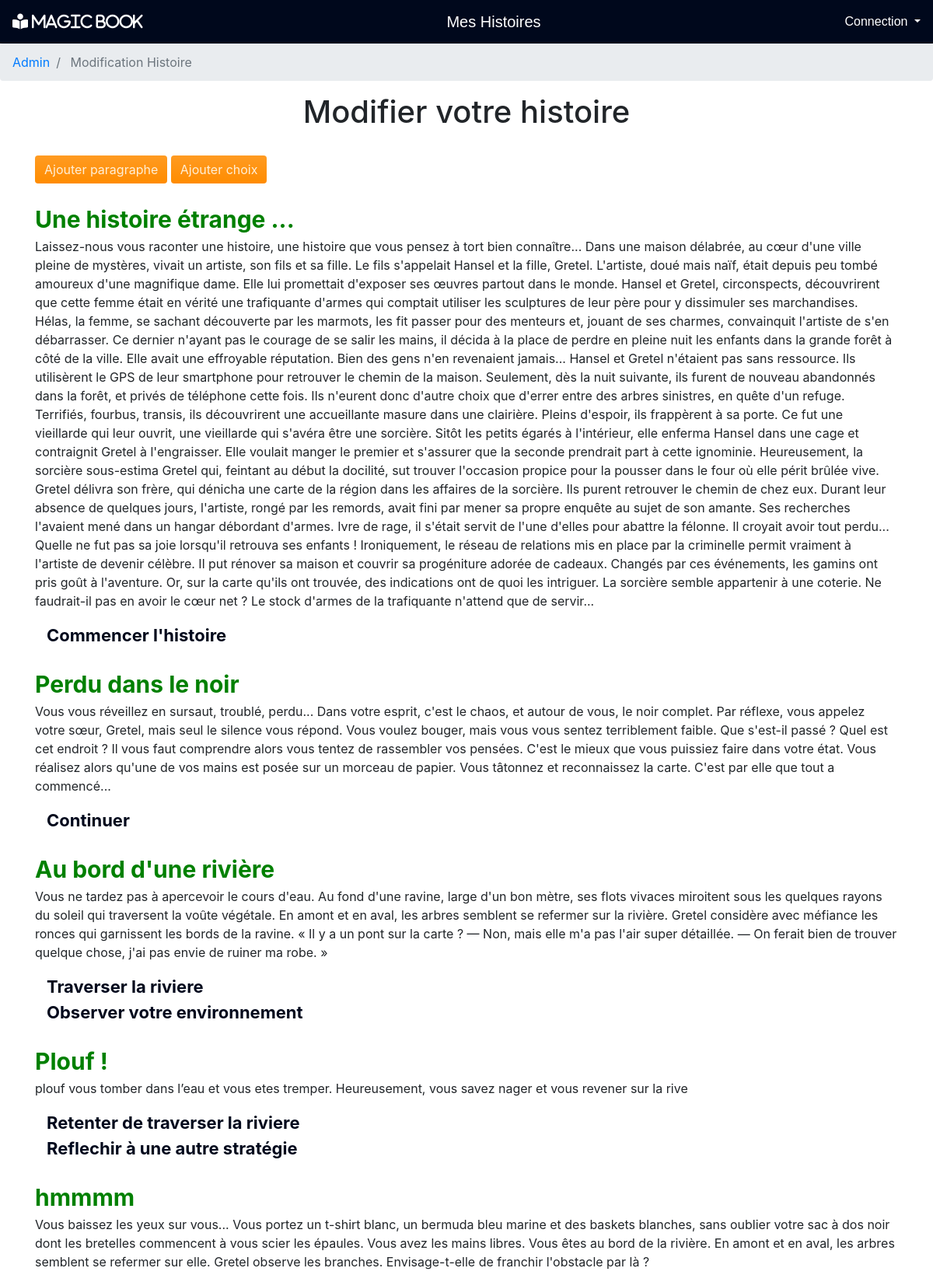
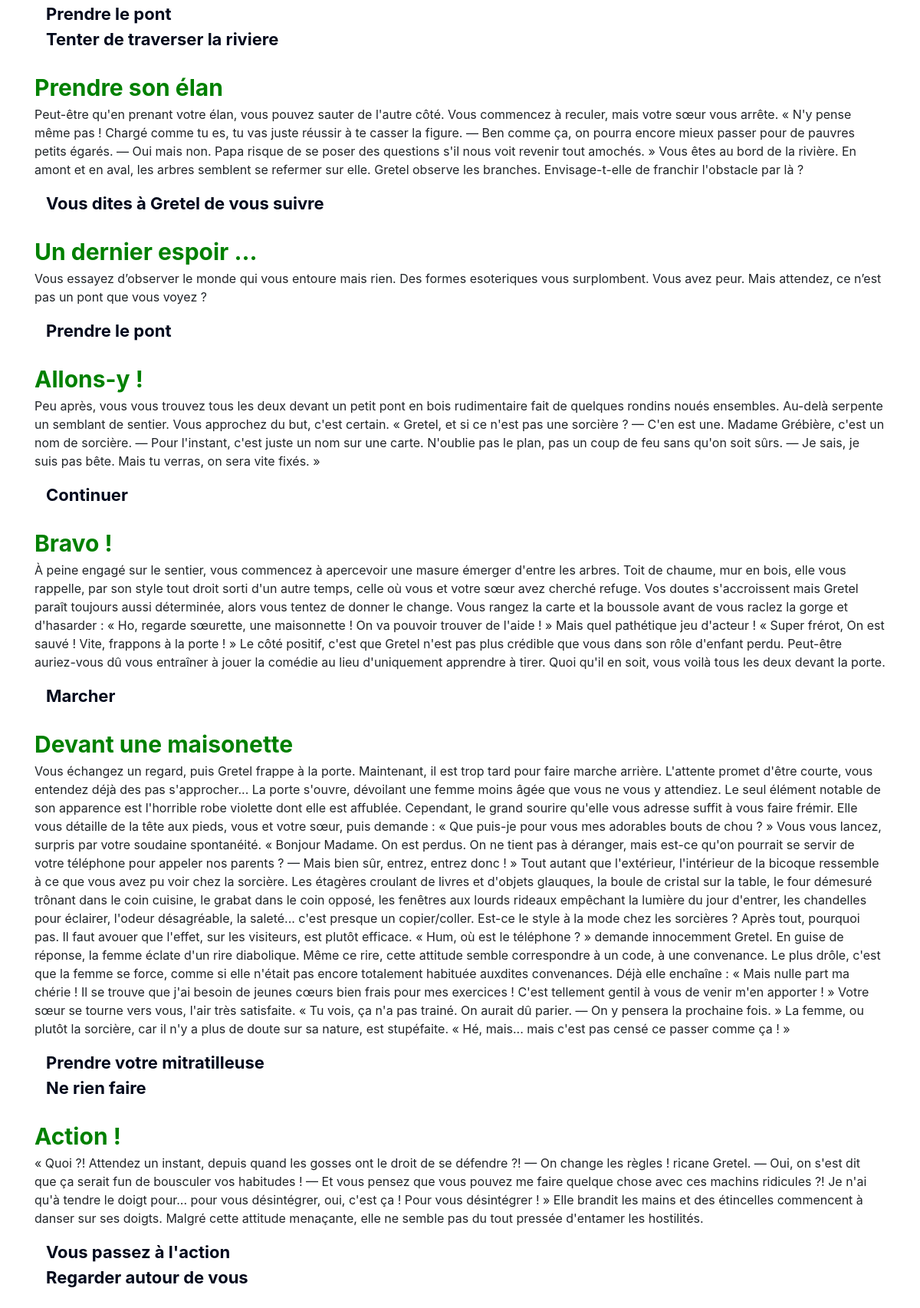
Page /pageModifierHistoire.php?IdHist=0 (upper part) on the committed database (2 pictures, top to bottom).
### tables this page shows
CREATE TABLE `paragraphe` (
  `Paragraphe_Type` int(50) NOT NULL,
  `Paragraphe_id` int(11) NOT NULL,
  `Paragraphe_Texte` text NOT NULL,
  `Paragraphe_titre` varchar(50) NOT NULL,
  `Histoire_id` int(11) NOT NULL,
  `PointDeVie` int(11) NOT NULL
);

CREATE TABLE `choix` (
  `Choix_id` int(11) NOT NULL,
  `Paragraphe_id` int(11) NOT NULL,
  `Envoi_id` int(11) NOT NULL,
  `Choix_texte` varchar(200) NOT NULL
);

### pageModifierHistoire.php (the view, shortened to what this page needs)
<!DOCTYPE HTML>
<html>
<?php require_once("includes/head.php"); ?>
<body>
<?php include("includes/barreNavigation.php") ;
include("includes/startPDO.php");
?>
<nav aria-label="breadcrumb">
  <ol class="breadcrumb">
    <li class="breadcrumb-item"><a href="pageAdmin.php">Admin</a></li>
    <li class="breadcrumb-item active" aria-current="page"> Modification Histoire</li>
  </ol>
</nav>
<div class=text-center>
<h1 >Modifier votre histoire</h1>
</div>
<div class="container">
<?php
if(!isset($_GET['IdHist']))
{
  $reponse = $bdd->query("SELECT * FROM histoire ");
  while($donnees = $reponse-> fetch())
  {
  ?>
  <a href = 'pageModifierHistoire.php?IdHist=<?php echo $donnees['Histoire_id']; ?>' class='btn btn-primary' role='button' aria-pressed='true' > <?php echo $donnees['Histoire_Titre'] ;?> </a>
  <?php
  }
}
else{
  $id_hist = $_GET['IdHist'];
  ?>
  <a href = 'creationParagraphe.php?IdHist=<?php echo $id_hist ;?>' class='btn btn-primary' role='button' aria-pressed='true' > Ajouter paragraphe </a>
  <a href = 'creationChoix.php?IdHist=<?php echo $id_hist ;?>' class='btn btn-primary' role='button' aria-pressed='true' > Ajouter choix </a>
 <?php
  $reponse = $bdd->prepare("SELECT * FROM paragraphe WHERE Histoire_id = ?  ");
  $reponse -> execute(array($id_hist));
  $result = $reponse ->fetchAll();
  ?>
  <?php
  foreach($result as $para){
    $reponse2 = $bdd->prepare("SELECT * FROM choix WHERE Paragraphe_id = ?  ");
    $reponse2 -> execute(array($para['Paragraphe_id']));
    $result2 = $reponse2 ->fetchAll();
    ?>
      <a style="color:green; font-size:30px"  href='modifierHistoire.php?para=<?php echo $para['Paragraphe_id'] ;?>' ><b><?php echo $para['Paragraphe_titre'] ;?></b> </a>
      <p><?php echo $para['Paragraphe_Texte'] ;?> </p>
  <?php
    foreach($result2 as $para2){
      ?> <div class = col >
          <a style="color:#00081c;font-size:22px"  href='modifierHistoire.php?choix=<?php echo $para2['Choix_id'] ;?>&hist=<?php echo $id_hist ;?>'><b><?php echo $para2['Choix_texte'] ;?></b> </a>
        </div>
  <?php
    }
    ?>
<?php
  }
}
?>
</div>
</body>
</html>

### css/style.css (style rules this page uses)
.container { height: 100vh; }
.btn-primary { color:#FFEFD7; background-image: -webkit-linear-gradient(top, #FF9B22 0%, #FF8C00 100%); background-image: linear-gradient(to bottom, #FF9B22 0%, #FF8C00 100%); filter: progid:DXImageTransform.Microsoft.gradient(startColorstr='#ffFF9B22', endColorstr='#ffFF8C00', GradientType=0); filter: progid:DXImageTransform.Microsoft.gradient(enabled = false); background-repeat: repeat-x; border:0 none; }

### rows in the picture
paragraphe: Paragraphe_titre "Une histoire étrange ...", Paragraphe_Texte "Laissez-nous vous raconter une histoire, une histoire que vous pensez à tort bien connaître... Dans une maison délabrée, au cœur d'une ville pleine de mystères, vivait un artiste, son fils et sa fille. Le fils s'appelait Hansel et la fille, Gretel. L'artiste, doué mais naïf, était depuis peu tombé amoureux d'une magnifique dame. Elle lui promettait d'exposer ses œuvres partout dans le monde. Hansel et Gretel, circonspects, découvrirent que cette femme était en vérité une trafiquante d'armes qui comptait utiliser les sculptures de leur père pour y dissimuler ses marchandises. Hélas, la femme, se sachant découverte par les marmots, les fit passer pour des menteurs et, jouant de ses charmes,…"
choix: Choix_texte "Commencer l'histoire"
paragraphe: Paragraphe_titre "Perdu dans le noir", Paragraphe_Texte "Vous vous réveillez en sursaut, troublé, perdu... Dans votre esprit, c'est le chaos, et autour de vous, le noir complet. Par réflexe, vous appelez votre sœur, Gretel, mais seul le silence vous répond. Vous voulez bouger, mais vous vous sentez terriblement faible. Que s'est-il passé ? Quel est cet endroit ? Il vous faut comprendre alors vous tentez de rassembler vos pensées. C'est le mieux que vous puissiez faire dans votre état. Vous réalisez alors qu'une de vos mains est posée sur un morceau de papier. Vous tâtonnez et reconnaissez la carte. C'est par elle que tout a commencé..."
choix: Choix_texte "Continuer"
paragraphe: Paragraphe_titre "Au bord d'une rivière", Paragraphe_Texte "Vous ne tardez pas à apercevoir le cours d'eau. Au fond d'une ravine, large d'un bon mètre, ses flots vivaces miroitent sous les quelques rayons du soleil qui traversent la voûte végétale. En amont et en aval, les arbres semblent se refermer sur la rivière. Gretel considère avec méfiance les ronces qui garnissent les bords de la ravine. « Il y a un pont sur la carte ? — Non, mais elle m'a pas l'air super détaillée. — On ferait bien de trouver quelque chose, j'ai pas envie de ruiner ma robe. »"
choix: Choix_texte "Traverser la riviere"
choix: Choix_texte "Observer votre environnement"
paragraphe: Paragraphe_titre "Plouf !", Paragraphe_Texte "plouf vous tomber dans l’eau et vous etes tremper. Heureusement, vous savez nager et vous revener sur la rive"
choix: Choix_texte "Retenter de traverser la riviere"
choix: Choix_texte "Reflechir à une autre stratégie"
paragraphe: Paragraphe_titre "hmmmm", Paragraphe_Texte "Vous baissez les yeux sur vous... Vous portez un t-shirt blanc, un bermuda bleu marine et des baskets blanches, sans oublier votre sac à dos noir dont les bretelles commencent à vous scier les épaules. Vous avez les mains libres. Vous êtes au bord de la rivière. En amont et en aval, les arbres semblent se refermer sur elle. Gretel observe les branches. Envisage-t-elle de franchir l'obstacle par là ?"
choix: Choix_texte "Prendre le pont"
choix: Choix_texte "Tenter de traverser la riviere"
paragraphe: Paragraphe_titre "Prendre son élan", Paragraphe_Texte "Peut-être qu'en prenant votre élan, vous pouvez sauter de l'autre côté. Vous commencez à reculer, mais votre sœur vous arrête. « N'y pense même pas ! Chargé comme tu es, tu vas juste réussir à te casser la figure. — Ben comme ça, on pourra encore mieux passer pour de pauvres petits égarés. — Oui mais non. Papa risque de se poser des questions s'il nous voit revenir tout amochés. » Vous êtes au bord de la rivière. En amont et en aval, les arbres semblent se refermer sur elle. Gretel observe les branches. Envisage-t-elle de franchir l'obstacle par là ?"
choix: Choix_texte "Vous dites à Gretel de vous suivre"
paragraphe: Paragraphe_titre "Un dernier espoir ...", Paragraphe_Texte "Vous essayez d’observer le monde qui vous entoure mais rien. Des formes esoteriques vous surplombent. Vous avez peur. Mais attendez, ce n’est pas un pont que vous voyez ?"
choix: Choix_texte "Prendre le pont"
paragraphe: Paragraphe_titre "Allons-y !", Paragraphe_Texte "Peu après, vous vous trouvez tous les deux devant un petit pont en bois rudimentaire fait de quelques rondins noués ensembles. Au-delà serpente un semblant de sentier. Vous approchez du but, c'est certain. « Gretel, et si ce n'est pas une sorcière ? — C'en est une. Madame Grébière, c'est un nom de sorcière. — Pour l'instant, c'est juste un nom sur une carte. N'oublie pas le plan, pas un coup de feu sans qu'on soit sûrs. — Je sais, je suis pas bête. Mais tu verras, on sera vite fixés. »"
choix: Choix_texte "Continuer"
paragraphe: Paragraphe_titre "Bravo !", Paragraphe_Texte "À peine engagé sur le sentier, vous commencez à apercevoir une masure émerger d'entre les arbres. Toit de chaume, mur en bois, elle vous rappelle, par son style tout droit sorti d'un autre temps, celle où vous et votre sœur avez cherché refuge. Vos doutes s'accroissent mais Gretel paraît toujours aussi déterminée, alors vous tentez de donner le change. Vous rangez la carte et la boussole avant de vous raclez la gorge et d'hasarder : « Ho, regarde sœurette, une maisonnette ! On va pouvoir trouver de l'aide ! » Mais quel pathétique jeu d'acteur ! « Super frérot, On est sauvé ! Vite, frappons à la porte ! » Le côté positif, c'est que Gretel n'est pas plus crédible que vous dans son rôle…"
choix: Choix_texte "Marcher"
paragraphe: Paragraphe_titre "Devant une maisonette", Paragraphe_Texte "Vous échangez un regard, puis Gretel frappe à la porte. Maintenant, il est trop tard pour faire marche arrière. L'attente promet d'être courte, vous entendez déjà des pas s'approcher... La porte s'ouvre, dévoilant une femme moins âgée que vous ne vous y attendiez. Le seul élément notable de son apparence est l'horrible robe violette dont elle est affublée. Cependant, le grand sourire qu'elle vous adresse suffit à vous faire frémir. Elle vous détaille de la tête aux pieds, vous et votre sœur, puis demande : « Que puis-je pour vous mes adorables bouts de chou ? » Vous vous lancez, surpris par votre soudaine spontanéité. « Bonjour Madame. On est perdus. On ne tient pas à déranger, mais est-ce…"
choix: Choix_texte "Prendre votre mitratilleuse"
choix: Choix_texte "Ne rien faire"
paragraphe: Paragraphe_titre "Action !", Paragraphe_Texte "« Quoi ?! Attendez un instant, depuis quand les gosses ont le droit de se défendre ?! — On change les règles ! ricane Gretel. — Oui, on s'est dit que ça serait fun de bousculer vos habitudes ! — Et vous pensez que vous pouvez me faire quelque chose avec ces machins ridicules ?! Je n'ai qu'à tendre le doigt pour... pour vous désintégrer, oui, c'est ça ! Pour vous désintégrer ! » Elle brandit les mains et des étincelles commencent à danser sur ses doigts. Malgré cette attitude menaçante, elle ne semble pas du tout pressée d'entamer les hostilités."
choix: Choix_texte "Vous passez à l'action"
choix: Choix_texte "Regarder autour de vous"
